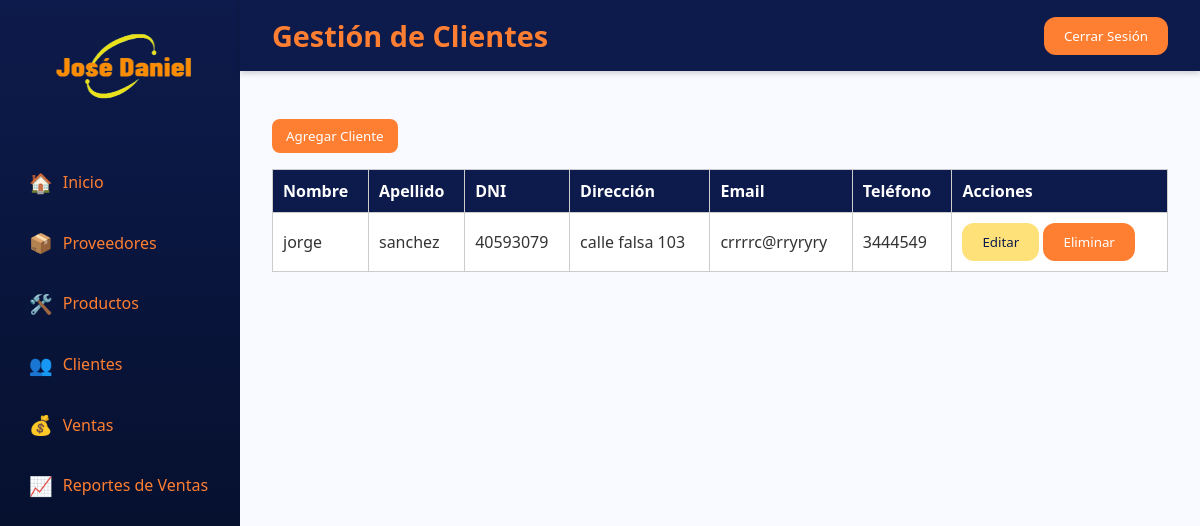
Before: /pages/admin/clientes.php with the older database file.
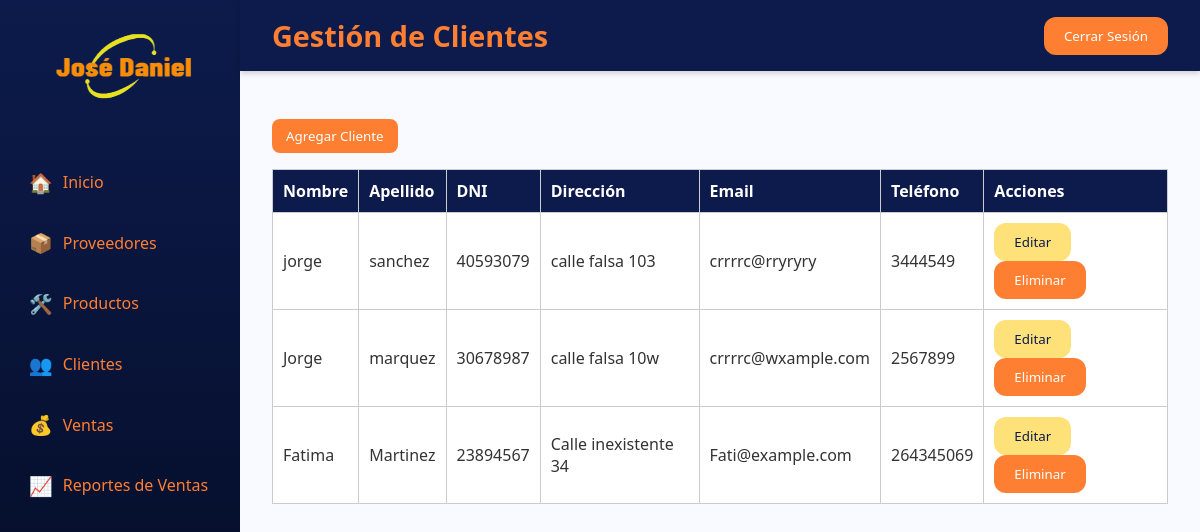
After: the same page with the newer database file.
### tables this page shows
CREATE TABLE `clientes` (
  `id_cliente` int(11) NOT NULL,
  `nombre` varchar(100) DEFAULT NULL,
  `apellido` varchar(100) DEFAULT NULL,
  `dni` int(100) DEFAULT NULL,
  `direccion` varchar(100) DEFAULT NULL,
  `telefono` int(11) DEFAULT NULL,
  `email` varchar(100) DEFAULT NULL,
  `estado` enum('Activo','Inactivo') NOT NULL
);

### pages/admin/clientes.php (the view, shortened to what this page needs)
<?php
include('../../config/conexion.php');
$sql = "SELECT * FROM clientes WHERE estado = 'Activo'";
$ejecucionDeConsulta = mysqli_query($conexion, $sql);
?>
<!DOCTYPE html>
<html lang="es">
<head>
  <link rel="stylesheet" href="../../assets/css/styles.css">
</head>
<body>
  <div class="container">
    <aside class="sidebar">
      <div class="logo"><img src="../../assets/img/logo.ico" alt="Logo" width="200" height="100"></div>
      <nav>
        <a href="dashboard.php"><span class="icon">🏠</span> <span class="text">Inicio</span></a>
        <a href="proveedores.php"><span class="icon">📦</span> <span class="text">Proveedores</span></a>
        <a href="ingresar_producto.php"><span class="icon">🛠️</span> <span class="text">Productos</span></a>
        <a href="clientes.php"><span class="icon">👥</span> <span class="text">Clientes</span></a>
        <a href="ventas.php"><span class="icon">💰</span> <span class="text">Ventas</span></a>
        <a href="reporte_ventas.php" class="active"><span class="icon">📈</span> <span class="text">Reportes de Ventas</span></a>
      </nav>
    </aside>
    <div class="main">
      <header class="header">
        <h1 class="title">Gestión de Clientes</h1>
        <div class="icons">
          <button class="btn-primary"><a id="botonCerrar">Cerrar Sesión</a></button>
        </div>
      </header>
      <main class="content">
        <div class="tabs">
          <button class="tab-btn active" onclick="abrirModalCliente()">Agregar Cliente</button>
        </div>
        <table class="tabla">
          <thead class="tabla-encabezado">
            <tr>
              <th>Nombre</th>
              <th>Apellido</th>
              <th>DNI</th>
              <th>Dirección</th>
              <th>Email</th>
              <th>Teléfono</th>
              <th>Acciones</th>
            </tr>
          </thead>
          <tbody>
            <?php while ($filas = mysqli_fetch_assoc($ejecucionDeConsulta)) { ?>
              <tr>
                <td><?php echo $filas['nombre']; ?></td>
                <td><?php echo $filas['apellido']; ?></td>
                <td><?php echo $filas['dni']; ?></td>
                <td><?php echo $filas['direccion']; ?></td>
                <td><?php echo $filas['email']; ?></td>
                <td><?php echo $filas['telefono']; ?></td>
                <td>
                  <button class="btn-secondary"
                    onclick="abrirModalEditar(<?php echo $filas['id_cliente']; ?>, '<?php echo $filas['nombre']; ?>', '<?php echo $filas['apellido']; ?>', '<?php echo $filas['dni']; ?>', '<?php echo $filas['direccion']; ?>', '<?php echo $filas['email']; ?>', '<?php echo $filas['telefono']; ?>')">Editar</button>
                  <button class="btn-primary" onclick="eliminarCliente(<?php echo $filas['id_cliente']; ?>)">
                    Eliminar
                  </button>
                </td>
              </tr>
            <?php } ?>
          </tbody>
        </table>
      </main>
    </div>
  </div>
</body>
</html>

### assets/css/styles.css (style rules this page uses)
* { margin: 0; padding: 0; box-sizing: border-box; font-family: "Segoe UI", sans-serif; }
body { height: 100vh; display: flex; background: #0d1b4c; color: #fff; }
.container { display: flex; width: 100%; }
.sidebar { width: 240px; background: linear-gradient(180deg, #0d1b4c, #020a1f); display: flex; flex-direction: column; padding: 1rem; }
.sidebar .logo { font-size: 1.6rem; font-weight: bold; color: #ff7f32; margin-bottom: 2rem; text-align: center; }
.sidebar nav a { display: flex; align-items: center; gap: 10px; padding: 0.8rem; margin-bottom: 0.5rem; border-radius: 8px; color: #ff7f32; text-decoration: none; font-weight: 500; transition: background 0.3s, color 0.3s, transform 0.2s; }
.sidebar nav a .icon { font-size: 1.2rem; }
.main { flex: 1; display: flex; flex-direction: column; background: #f8faff; }
.header { display: flex; justify-content: space-between; align-items: center; background: #0d1b4c; padding: 1rem 2rem; box-shadow: 0 2px 6px rgba(0,0,0,0.2); }
.header .title { color: #ff7f32; font-size: 1.8rem; font-weight: bold; }
.content { padding: 2rem; color: #333; }
.btn-primary { background: #ff7f32; color: white; padding: 10px 20px; border: none; border-radius: 12px; cursor: pointer; transition: background 0.3s; }
.btn-secondary { background: #ffe17a; color: #0d1b4c; padding: 10px 20px; border: none; border-radius: 12px; cursor: pointer; transition: background 0.3s; }
.tabs { display: flex; gap: 10px; margin: 1rem 0; }
.tab-btn { background: #ffe17a; color: #0d1b4c; border: none; padding: 8px 14px; border-radius: 8px; cursor: pointer; transition: background 0.3s; }
.tab-btn.active { background: #ff7f32; color: white; }
.tabla { width: 100%; border-collapse: collapse; background: white; color: #333; }
.tabla th, .tabla td { padding: 10px; border: 1px solid #ccc; text-align: left; }

### pages/admin/clientes.php (style rules this page uses)
.tabla-encabezado { background-color: #0d1b4c; color: white; }

Changed rows visible on the page:
added clientes: nombre "Jorge", apellido "marquez", dni "30678987", direccion "calle falsa 10w", email "crrrrc@wxample.com", telefono "2567899"
added clientes: nombre "Fatima", apellido "Martinez", dni "23894567", direccion "Calle inexistente 34", email "Fati@example.com", telefono "264345069"
